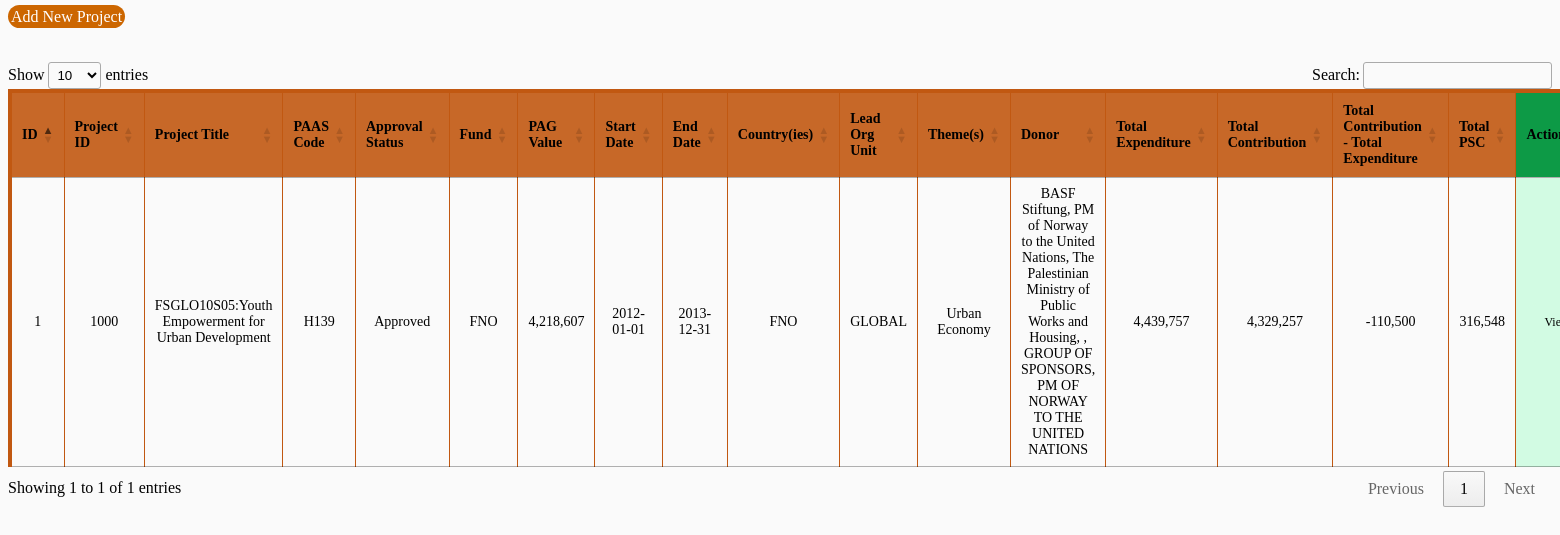
The app's page /projects.php with its own data.
### tables this page shows
CREATE TABLE `project`  (
  `id` int NOT NULL AUTO_INCREMENT,
  `project_id` int NOT NULL,
  `project_title` varchar(255) NULL DEFAULT NULL,
  `paas_code` int NULL DEFAULT NULL,
  `approval_status` int NULL DEFAULT NULL,
  `fund` int NULL DEFAULT NULL,
  `pag_value` varchar(255) NULL DEFAULT NULL,
  `start_date` date NULL DEFAULT NULL,
  `end_date` date NULL DEFAULT NULL,
  `country` int NULL DEFAULT NULL,
  `lead_org_unit` int NULL DEFAULT NULL,
  `theme` int NULL DEFAULT NULL,
  `donor` int NULL DEFAULT NULL,
  `total_expenditure` varchar(255) NULL DEFAULT NULL,
  `total_contribution` varchar(255) NULL DEFAULT NULL,
  `total_psc` varchar(255) NULL DEFAULT NULL,
  PRIMARY KEY (`id`) USING BTREE
);

CREATE TABLE `paas_code`  (
  `id` int NOT NULL AUTO_INCREMENT,
  `code` varchar(255) NULL DEFAULT NULL,
  PRIMARY KEY (`id`) USING BTREE
);

CREATE TABLE `approval_status`  (
  `id` int NOT NULL AUTO_INCREMENT,
  `name` varchar(255) NULL DEFAULT NULL,
  PRIMARY KEY (`id`) USING BTREE
);

CREATE TABLE `fund`  (
  `id` int NOT NULL AUTO_INCREMENT,
  `name` varchar(255) NULL DEFAULT NULL,
  PRIMARY KEY (`id`) USING BTREE
);

CREATE TABLE `country`  (
  `id` int NOT NULL AUTO_INCREMENT,
  `name` varchar(255) NULL DEFAULT NULL,
  PRIMARY KEY (`id`) USING BTREE
);

CREATE TABLE `theme`  (
  `id` int NOT NULL AUTO_INCREMENT,
  `name` varchar(255) NULL DEFAULT NULL,
  PRIMARY KEY (`id`) USING BTREE
);

CREATE TABLE `donor`  (
  `id` int NOT NULL AUTO_INCREMENT,
  `name` varchar(255) NULL DEFAULT NULL,
  PRIMARY KEY (`id`) USING BTREE
);

### projects.php (the view, shortened to what this page needs)
<?php
include("config.php");
?>
<!DOCTYPE html>
<html>
<head>
<link rel="stylesheet" href="css/style.css" />
<link rel="stylesheet" type="text/css" href="https://cdn.datatables.net/1.11.4/css/jquery.dataTables.css">
</head>
<body bgcolor="#fafafa" style="font-family:Calibri">
<div><a href="add_project.php" align="center"style="background-color:#CC6600; padding:3px; font-family:Calibri; border-radius:15px;  ">Add New Project</a></div>
<br><br>
<table width="99%" border="4" align="center" bordercolor="#C15811" id = "projects" style="border-collapse:collapse; font-family:Calibri; padding:5px; font-size:14px">
<thead style="position: relative">
<tr >
       	<th bgcolor="#c76828">ID</th>
              	<th bgcolor="#c76828">Project ID</th>
              	<th bgcolor="#c76828">Project Title</th>
              	<th bgcolor="#c76828">PAAS Code</th>
              	<th bgcolor="#c76828">Approval Status</th>
              	<th bgcolor="#c76828">Fund</th>
              	<th bgcolor="#c76828">PAG Value</th>
              	<th bgcolor="#c76828">Start Date</th>
              	<th bgcolor="#c76828">End Date</th>
              	<th bgcolor="#c76828">Country(ies)</th>
              	<th bgcolor="#c76828">Lead Org Unit</th>
              	<th bgcolor="#c76828">Theme(s)</th>
              	<th bgcolor="#c76828">Donor</th>
      			<th bgcolor="#c76828">Total Expenditure</th>
     	      	<th bgcolor="#c76828">Total Contribution</th>
				<th bgcolor="#c76828">Total Contribution - Total Expenditure</th>
				<th bgcolor="#c76828">Total PSC</th>
				<th bgcolor="#0d9a46" colspan="1">Actions</th>
</tr>
</thead>
<tbody>
<?php
$sel_query ="SELECT * FROM project;";
$result = mysqli_query($connection,$sel_query);
while($row = mysqli_fetch_assoc($result)) { ?>
<tr tr:hover { background-color: #f1f1f1;} style="font-size:14px; font-family: Calibri; padding: 3px">
<td align="center"><?php echo $row["id"]; ?></td>
<td align="center"><?php echo $row["project_id"]; ?></td>
<td align="center"><?php echo $row["project_title"]; ?></td>
<td align="center"><?php
$idd = $row["paas_code"];
$sel_query1 ="SELECT code from paas_code WHERE id = $idd";
$result = mysqli_query($connection,$sel_query1);
$row1 = mysqli_fetch_assoc($result);
echo $row1["code"]; ?>
</td>
<td align="center"><?php
$idd = $row["approval_status"];
$sel_query1 ="SELECT name from approval_status WHERE id = $idd";
$result = mysqli_query($connection,$sel_query1);
$row1 = mysqli_fetch_assoc($result);
echo $row1["name"]; ?>
</td>
<td align="center"><?php
$idd = $row["fund"];
$sel_query1 ="SELECT name from fund WHERE id = $idd";
$result = mysqli_query($connection,$sel_query1);
$row1 = mysqli_fetch_assoc($result);
echo $row1["name"]; ?></td>
<td align="center"><?php echo "".number_format($row["pag_value"]); ?></td>
<td align="center"><?php echo $row["start_date"]; ?></td>
<td align="center"><?php echo $row["end_date"]; ?></td>
<td align="center"><?php
$idd = $row["fund"];
$sel_query1 ="SELECT name from fund WHERE id = $idd";
$result = mysqli_query($connection,$sel_query1);
$row1 = mysqli_fetch_assoc($result);
echo $row1["name"]; ?></td>
<td align="center"><?php
$idd = $row["country"];
$sel_query1 ="SELECT name from country WHERE id = $idd";
$result = mysqli_query($connection,$sel_query1);
$row1 = mysqli_fetch_assoc($result);
echo $row1["name"]; ?></td>
<td align="center"><?php
$idd = $row["theme"];
$sel_query1 ="SELECT name from theme WHERE id = $idd";
$result = mysqli_query($connection,$sel_query1);
$row1 = mysqli_fetch_assoc($result);
echo $row1["name"]; ?></td>
<td align="center"><?php
$idd = $row["donor"];
$sel_query1 ="SELECT name from donor WHERE id = $idd";
$result = mysqli_query($connection,$sel_query1);
$row1 = mysqli_fetch_assoc($result);
echo $row1["name"]; ?></td>
<td align="center"><?php echo "".number_format($row["total_expenditure"]); ?></td>
<td align="center"><?php echo "".number_format($row["total_contribution"]); ?></td>
<td align="center"><?php echo "".number_format($row["total_contribution"] - $row["total_expenditure"]); ?></td>
<td align="center"><?php echo "".number_format($row["total_psc"]); ?></td>
<td align="center" bgcolor="#d2fbe3">
<form method="get" action="project.php"><input type="hidden" name="projectid" value="<?php echo $row["id"]; ?>"><input type="submit" value="View" style="background-color:#d2fbe3; border-color:#d2fbe3; color:#000000; font-family:Calibri; font-size:12px">
</form></td>
</tr>
<?php ; } ?>
</tbody>
</table>
</body>
</html>

### css/style.css (style rules this page uses)
input[type=submit] { width:100%; background-color: #ee9152; color:#fff; border:2px solid #ed7d31; padding:10px; font-size:20px; cursor:pointer; border-radius:10px; margin:auto; font-family:Calibri; }
a { text-decoration:none; color:#ffffff }

### records on screen
project: id "1", project "1000", project_title "FSGLO10S05:Youth Empowerment for Urban Development", paas_code.code "H139", approval_status.name "Approved", fund.name "FNO", pag_value "4,218,607", start_date "2012-01-01", end_date "2013-12-31", country.name "GLOBAL", theme.name "Urban Economy", donor.name "BASF Stiftung, PM of Norway to the United Nations, The Palestinian Ministry of Public Works and Housing, , GROUP OF SPONSORS, PM OF NORWAY TO THE UNITED NATIONS", total_expenditure "4,439,757", total_contribution "4,329,257", $row["total_contribution"] - $row["total_expenditure"] "-110,500", total_psc "316,548"
